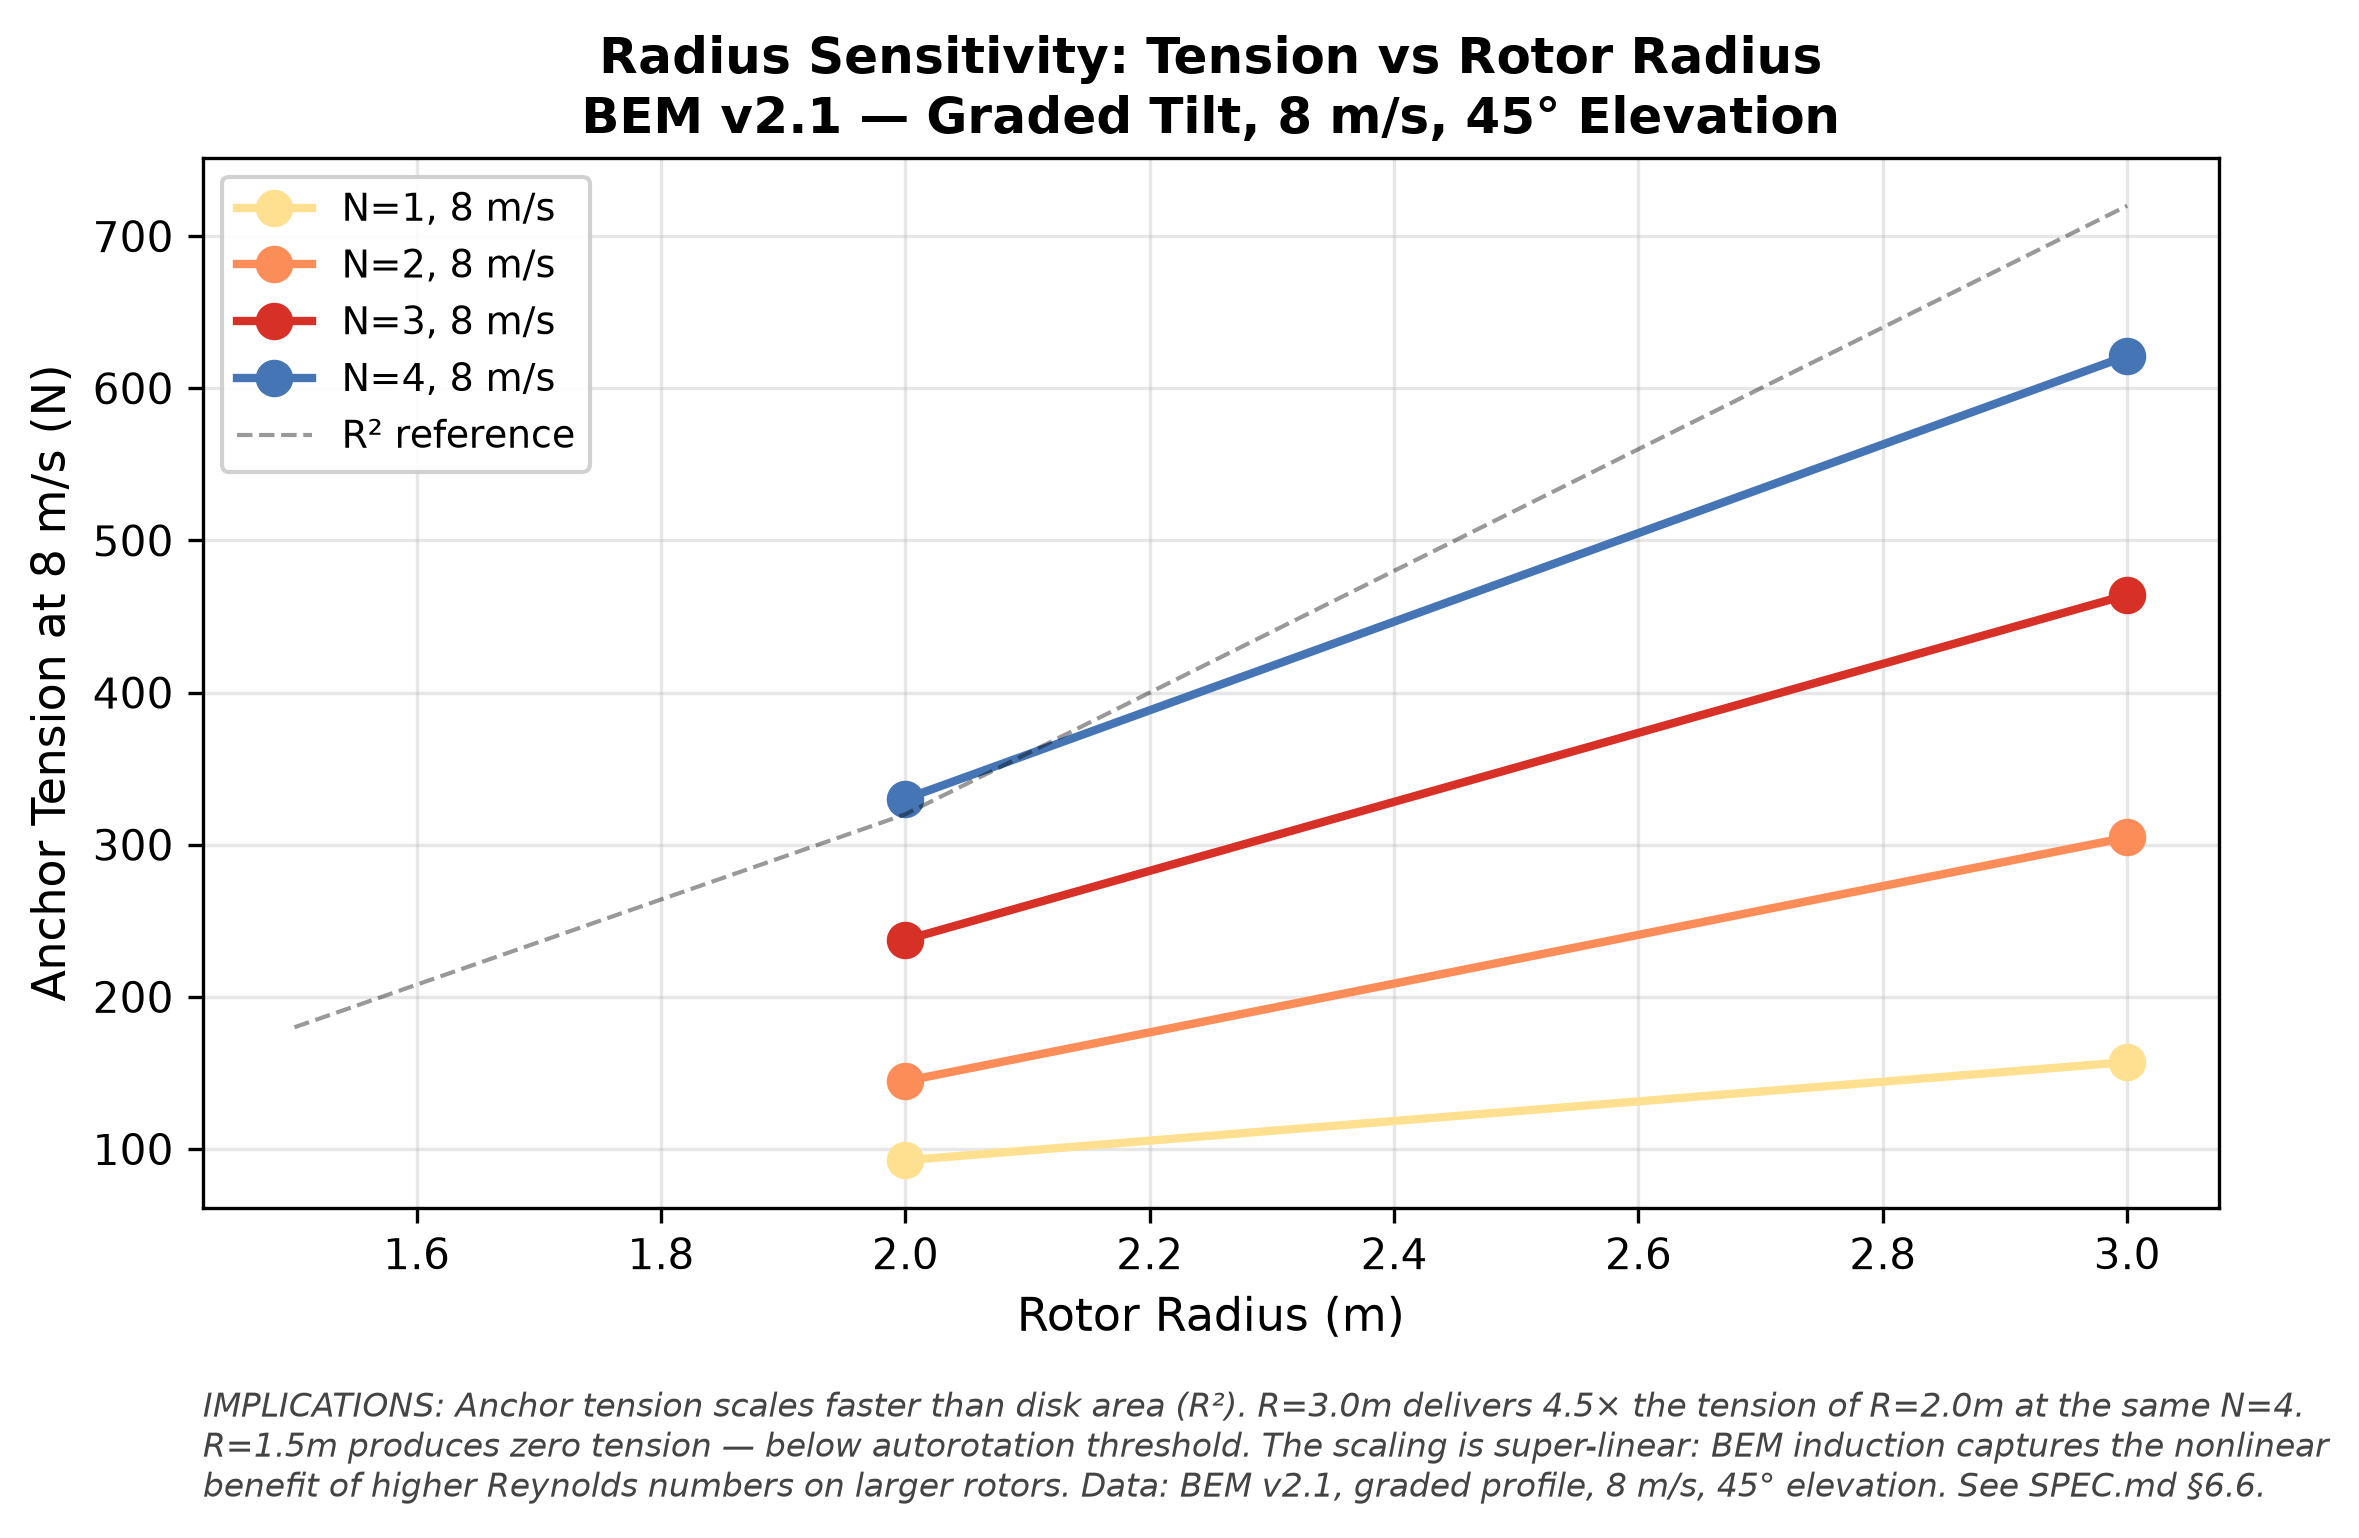

Generate this figure with Python:
#!/usr/bin/env python3
"""bem-radius-sensitivity: Anchor tension vs rotor radius at fixed stack count."""
import csv
import matplotlib
matplotlib.use("Agg")
import matplotlib.pyplot as plt
import numpy as np
from collections import defaultdict

rows = []
with open("../../bem_full_sweep.tsv") as f:
    for r in csv.DictReader(f, delimiter="\t"):
        t = float(r["anchor_tension"])
        if t <= 0:
            continue
        rows.append({
            "radius": float(r["radius"]),
            "n": int(r["n_rotors"]),
            "wind": float(r["wind_speed"]),
            "tension": t,
        })

fig, ax = plt.subplots(figsize=(8, 5))
fig.patch.set_facecolor("white")
ax.set_facecolor("white")

colors = {1: "#fee090", 2: "#fc8d59", 3: "#d73027", 4: "#4575b4"}
markers = {6: "v", 8: "o", 10: "s", 12: "D"}

for n in [1, 2, 3, 4]:
    for ws in [6, 8, 10, 12]:
        pts = defaultdict(list)
        for r in rows:
            if r["n"] == n and r["wind"] == ws:
                pts[r["radius"]].append(r["tension"])
        rads = sorted(pts)
        means = [np.mean(pts[rad]) for rad in rads]
        lbl = f"N={n}, {ws} m/s" if ws == 8 else None
        if ws == 8:
            ax.plot(rads, means, "o-", color=colors[n], linewidth=2,
                    markersize=8, label=lbl)

# Add R² reference line
r2_ref = np.array([1.5, 2.0, 3.0])
ax.plot(r2_ref, [180, 320, 720], "k--", linewidth=1, alpha=0.4,
        label="R² reference")

ax.set_xlabel("Rotor Radius (m)", fontsize=11)
ax.set_ylabel("Anchor Tension at 8 m/s (N)", fontsize=11)
ax.set_title("Radius Sensitivity: Tension vs Rotor Radius\n"
             "BEM v2.1 — Graded Tilt, 8 m/s, 45° Elevation",
             fontsize=12, fontweight="bold")
ax.legend(fontsize=9, framealpha=0.9)
ax.grid(True, alpha=0.3)

caption = (
    "IMPLICATIONS: Anchor tension scales faster than disk area (R²). "
    "R=3.0m delivers 4.5× the tension of R=2.0m at the same N=4. "
    "R=1.5m produces zero tension — below autorotation threshold. "
    "The scaling is super-linear: BEM induction captures the nonlinear "
    "benefit of higher Reynolds numbers on larger rotors. "
    "Data: BEM v2.1, graded profile, 8 m/s, 45° elevation. See SPEC.md §6.6."
)
fig.text(0.10, 0.02, caption, fontsize=8, color="#444444",
         ha="left", va="bottom", style="italic", wrap=True)
plt.subplots_adjust(left=0.10, right=0.94, top=0.92, bottom=0.22)
fig.savefig("bem-radius-sensitivity.png", dpi=300, facecolor="white",
            bbox_inches="tight")
fig.savefig("bem-radius-sensitivity.pdf", facecolor="white", bbox_inches="tight")
plt.close()
print("bem-radius-sensitivity.png + .pdf generated")
